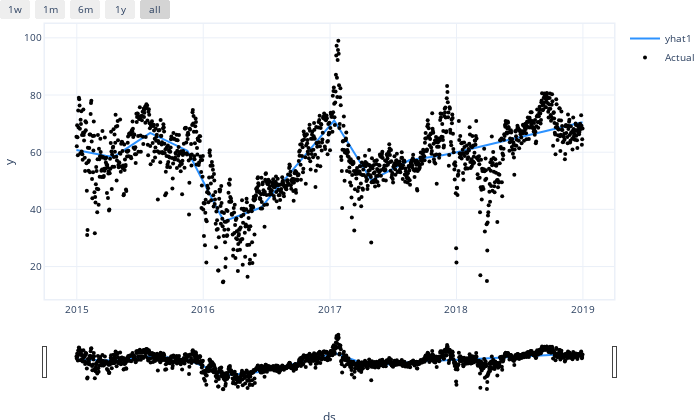

Notebook code cell kept with this figure:
### Code cell
m.plot(forecast)

### Figure 1 — Plotly figure (JSON) as saved in the notebook; plotly's stock layout.template omitted (floating-point values rounded to 4 significant figures; data arrays with more than 128 entries replaced by an {"elided": "..."} marker saying what was removed)
{"data": [{"fill": "none", "line": {"color": "rgba(45, 146, 255, 1.0)", "width": 2}, "mode": "lines", "name": "yhat1", "type": "scatter", "x": {"elided": "1462 str values"}, "y": {"elided": "1462 float values"}}, {"marker": {"color": "black", "size": 4}, "mode": "markers", "name": "Actual", "type": "scatter", "x": {"elided": "1462 str values"}, "y": {"elided": "1462 float values"}}], "layout": {"autosize": true, "font": {"size": 10}, "height": 420, "hovermode": "x unified", "margin": {"b": 0, "l": 0, "pad": 0, "r": 10, "t": 10}, "showlegend": true, "title": {"font": {"size": 12}}, "width": 700, "xaxis": {"autorange": true, "linewidth": 1.5, "mirror": true, "range": ["2014-10-01 03:49:07.795", "2019-03-31 20:10:52.205"], "rangeselector": {"buttons": [{"count": 7, "label": "1w", "step": "day", "stepmode": "backward"}, {"count": 1, "label": "1m", "step": "month", "stepmode": "backward"}, {"count": 6, "label": "6m", "step": "month", "stepmode": "backward"}, {"count": 1, "label": "1y", "step": "year", "stepmode": "backward"}, {"step": "all"}]}, "rangeslider": {"autorange": true, "range": ["2014-10-01 03:49:07.795", "2019-03-31 20:10:52.205"], "visible": true, "yaxis": {"_template": null, "rangemode": "match"}}, "showline": true, "title": {"text": "ds"}, "type": "date"}, "yaxis": {"autorange": true, "linewidth": 1.5, "mirror": true, "range": [8.651, 104.8], "showline": true, "title": {"text": "y"}, "type": "linear"}}}
